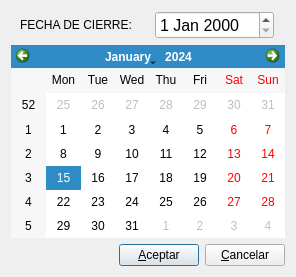
<ui version="4.0" >
 <author>José Manuel Díez Botella</author>
 <class>editafechacierre</class>
 <widget class="QDialog" name="editafechacierre" >
  <property name="geometry" >
   <rect>
    <x>0</x>
    <y>0</y>
    <width>296</width>
    <height>277</height>
   </rect>
  </property>
  <property name="windowTitle" >
   <string>Edita fecha de cierre</string>
  </property>
  <layout class="QGridLayout" >
   <item row="0" column="0" >
    <layout class="QHBoxLayout" >
     <property name="spacing" >
      <number>6</number>
     </property>
     <property name="margin" >
      <number>0</number>
     </property>
     <item>
      <widget class="QLabel" name="textLabel1" >
       <property name="sizePolicy" >
        <sizepolicy vsizetype="Preferred" hsizetype="Minimum" >
         <horstretch>0</horstretch>
         <verstretch>0</verstretch>
        </sizepolicy>
       </property>
       <property name="minimumSize" >
        <size>
         <width>120</width>
         <height>0</height>
        </size>
       </property>
       <property name="maximumSize" >
        <size>
         <width>120</width>
         <height>32767</height>
        </size>
       </property>
       <property name="frameShape" >
        <enum>QFrame::NoFrame</enum>
       </property>
       <property name="frameShadow" >
        <enum>QFrame::Plain</enum>
       </property>
       <property name="text" >
        <string>FECHA DE CIERRE:</string>
       </property>
       <property name="wordWrap" >
        <bool>false</bool>
       </property>
      </widget>
     </item>
     <item>
      <widget class="QDateEdit" name="fechadateEdit" >
       <property name="sizePolicy" >
        <sizepolicy vsizetype="Fixed" hsizetype="Maximum" >
         <horstretch>0</horstretch>
         <verstretch>0</verstretch>
        </sizepolicy>
       </property>
       <property name="font" >
        <font>
         <pointsize>12</pointsize>
        </font>
       </property>
      </widget>
     </item>
    </layout>
   </item>
   <item row="1" column="0" >
    <widget class="QCalendarWidget" name="calendarWidget" >
     <property name="minimumDate" >
      <date>
       <year>2000</year>
       <month>1</month>
       <day>1</day>
      </date>
     </property>
     <property name="firstDayOfWeek" >
      <enum>Qt::Monday</enum>
     </property>
    </widget>
   </item>
   <item row="2" column="0" >
    <layout class="QHBoxLayout" >
     <property name="spacing" >
      <number>6</number>
     </property>
     <property name="margin" >
      <number>0</number>
     </property>
     <item>
      <spacer>
       <property name="orientation" >
        <enum>Qt::Horizontal</enum>
       </property>
       <property name="sizeHint" stdset="0" >
        <size>
         <width>40</width>
         <height>20</height>
        </size>
       </property>
      </spacer>
     </item>
     <item>
      <widget class="QPushButton" name="aceptarpushButton" >
       <property name="text" >
        <string>&amp;Aceptar</string>
       </property>
       <property name="icon" >
        <iconset resource="libroK.qrc" >
         <normaloff>:/images/librok-42.png</normaloff>:/images/librok-42.png</iconset>
       </property>
       <property name="shortcut" >
        <string>Alt+A</string>
       </property>
      </widget>
     </item>
     <item>
      <widget class="QPushButton" name="cancelarpushButton" >
       <property name="text" >
        <string>&amp;Cancelar</string>
       </property>
       <property name="icon" >
        <iconset resource="libroK.qrc" >
         <normaloff>:/images/librok-7.png</normaloff>:/images/librok-7.png</iconset>
       </property>
       <property name="shortcut" >
        <string>Alt+C</string>
       </property>
      </widget>
     </item>
    </layout>
   </item>
  </layout>
 </widget>
 <layoutdefault spacing="6" margin="11" />
 <resources>
  <include location="libroK.qrc" />
 </resources>
 <connections>
  <connection>
   <sender>cancelarpushButton</sender>
   <signal>clicked()</signal>
   <receiver>editafechacierre</receiver>
   <slot>reject()</slot>
   <hints>
    <hint type="sourcelabel" >
     <x>209</x>
     <y>255</y>
    </hint>
    <hint type="destinationlabel" >
     <x>20</x>
     <y>20</y>
    </hint>
   </hints>
  </connection>
  <connection>
   <sender>calendarWidget</sender>
   <signal>clicked(QDate)</signal>
   <receiver>fechadateEdit</receiver>
   <slot>setDate(QDate)</slot>
   <hints>
    <hint type="sourcelabel" >
     <x>157</x>
     <y>143</y>
    </hint>
    <hint type="destinationlabel" >
     <x>229</x>
     <y>18</y>
    </hint>
   </hints>
  </connection>
  <connection>
   <sender>fechadateEdit</sender>
   <signal>dateChanged(QDate)</signal>
   <receiver>calendarWidget</receiver>
   <slot>setSelectedDate(QDate)</slot>
   <hints>
    <hint type="sourcelabel" >
     <x>263</x>
     <y>25</y>
    </hint>
    <hint type="destinationlabel" >
     <x>253</x>
     <y>135</y>
    </hint>
   </hints>
  </connection>
 </connections>
</ui>
